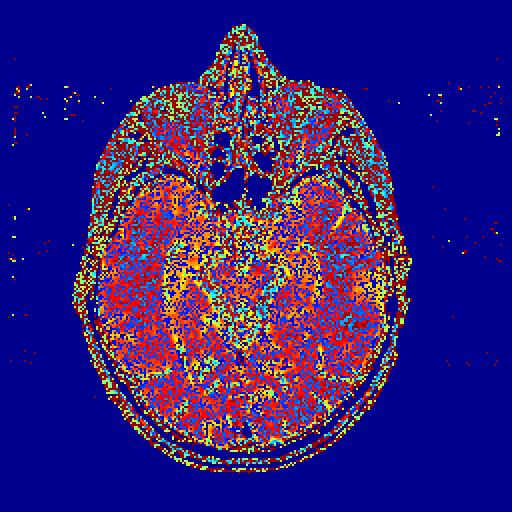
#> input picture Dataset/12.png, 512 x 512 px, given in place of 12.gif, which was not available
$ jupyter execute --allow-errors 'Fourier Transform.ipynb'   (older library calls are emulated)   (text cells are left out)
#> lines starting #> are read from the running program, lines starting #| are printed output that depends on the picture; after the words box and inside, x2 and y2 are one past the last pixel; in counts of white or black regions, pixels touching at a corner belong together; pictures that were not available may be replaced by others from this repository, and a replacement may not be noted
[cell 1]
import math, numpy
import scipy.fftpack as fftim

[cell 2]
import scipy.misc
from  PIL import Image
import matplotlib.pyplot as plt

[cell 3]
# Open and check the image

a = Image.open('../ThesisWork/Images/12.gif')
#> a is the input picture: PIL image 512x512 RGB; mean R, G, B 51.8, 29.5, 122.9
a.show()

[cell 4]
# a is converted into an ndarray
b = numpy.asarray(a)

# performing FFT

c = abs(fftim.fft2(b))
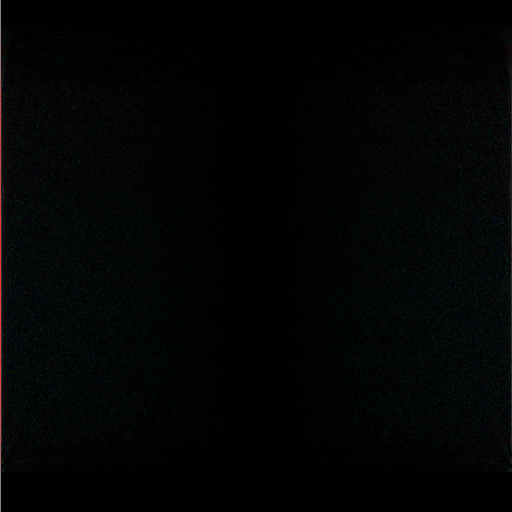
#> c: shape (512, 512, 3) float64; mean R, G, B 1602.5, 2270.2, 2270.2; drawn with min black and max white

# shifting the Fourier frequence image

d= fftim.fftshift(c)


# Convertinng the d to floating type and saving it

d.astype('float').tofile('../Image Processing/fft1_ouput.raw')

[cell 5]
# conda install rawpy
# !pip install rawpy

[cell 6]
import rawpy
import imageio

#> (a cell that did not finish here is left out)

[cell 8]
# Find bad pixels using multiple RAW files and repair them:


import rawpy.enhance


#> (the rest of this cell did not finish here and is left out)

[cell 9]
import scipy.misc
import numpy as np
import math
from  PIL import Image
import matplotlib.pyplot as plt

import scipy.fftpack as fftim

[cell 10]
# Opening the image and converting it to grayscale
a=Image.open('../ThesisWork/Images/12.gif')
a.size
#> Out = (512, 512)
# a.show()

[cell 11]
# a is converted into an ndarray
b = np.asarray(a)
print(b)
#> (printed output is left out)

[cell 12]
# Performing FFT
c=fftim.fft2(b)
# Shfting the Fourier frequency image
d=fftim.fftshift(c)

[cell 13]
# Initializing variables for convolution function
M= d.shape[0]
#> M = 512
N= d.shape[1]
#> N = 512
# H is defined and values in H are initialized to 1
H = np.ones((M,N))

center1=M/2
#> center1 = 256
center2=N/2
#> center2 = 256

d_0=30.0 # Cut-off radius

[cell 14]
# defining the convolution function for ILPF

for i in range(1,M):
    for j in range(1,N):
        r1=(i-center1)**2 + (j-center2)**2

        # euclidean distance from origin is computed
        r= math.sqrt(r1)

        # Using cut-off radius to eli,inate high frequency
        if r>d_0:
            H[i,j]=0.0
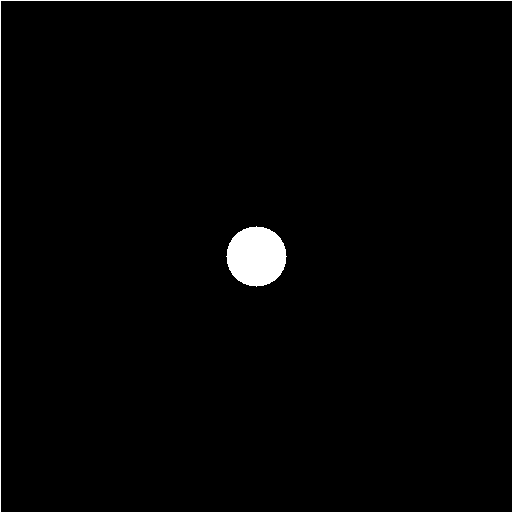
#> H: shape (512, 512) float64; values 0 (black) and 1 (white), 1.5% white; 2 white regions, box (x1, y1, x2, y2) and area: (226, 226, 287, 287) 2821, (0, 0, 512, 512) 1023

# Converting H to an Image
H=Image.fromarray(H)

# Performing the convolution
#> (the rest of this cell did not finish here and is left out)

#> (a cell that did not finish here is left out)

[cell 16]
import scipy.misc
import numpy as np
import math
from  PIL import Image
import matplotlib.pyplot as plt

import scipy.fftpack as fftim


# Opening the image and converting it to grayscale
a=Image.open('../ThesisWork/Images/12.gif')
a.size
# a.show()


# a is converted into an ndarray
b = np.asarray(a)
print(b)
#> (printed output is left out)

# Performing FFT
c=fftim.fft2(b)
# Shfting the Fourier frequency image
d=fftim.fftshift(c)


# Initializing variables for convolution function
M= d.shape[0]
N= d.shape[1]
# H is defined and values in H are initialized to 1
H = np.ones((M,N))

center1=M/2
center2=N/2

d_0=30.0 # Cut-off radius

t1=1 # the order of BLPF
t2= 2*t1


# defining the convolution function for ILPF

for i in range(1,M):
    for j in range(1,N):
        r1=(i-center1)**2 + (j-center2)**2

        # euclidean distance from origin is computed
        r= math.sqrt(r1)

        # Using cut-off radius to eli,inate high frequency
        if r>d_0:
            H[i,j]=1/(1+(r/d_0)**t1)
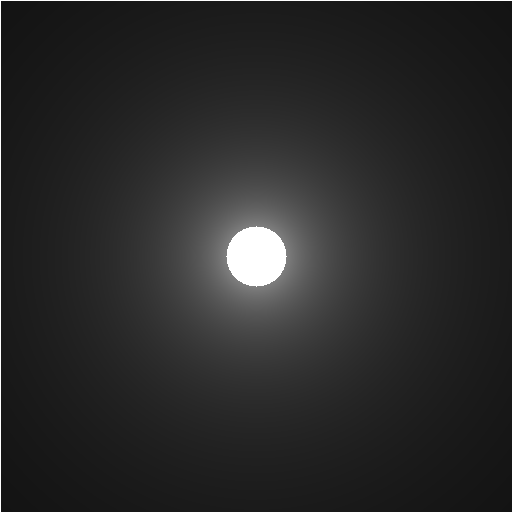
#> H: shape (512, 512) float64; min 0.0768, max 1, mean 0.163


# Converting H to an Image
H=Image.fromarray(H)
#> H: PIL image 512x512 F

# Performing the convolution
#> (the rest of this cell did not finish here and is left out)

#> (a cell that did not finish here is left out)

[cell 18]
import scipy.misc
import numpy as np
import math
from  PIL import Image
import matplotlib.pyplot as plt

import scipy.fftpack as fftim


# Opening the image and converting it to grayscale
a=Image.open('../ThesisWork/Images/12.gif')
a.size
# a.show()


# a is converted into an ndarray
b = np.asarray(a)
print(b)
#> (printed output is left out)

# Performing FFT
c=fftim.fft2(b)
# Shfting the Fourier frequency image
d=fftim.fftshift(c)


# Initializing variables for convolution function
M= d.shape[0]
N= d.shape[1]
# H is defined and values in H are initialized to 1
H = np.ones((M,N))

center1=M/2
center2=N/2

d_0=30.0 # Cut-off radius

t1=1 # the order of BLPF
t2= 2*t1


# defining the convolution function for ILPF

for i in range(1,M):
    for j in range(1,N):
        r1=(i-center1)**2 + (j-center2)**2

        # euclidean distance from origin is computed
        r= math.sqrt(r1)

        # Using cut-off radius to eli,inate high frequency
        if r>d_0:
            H[i,j]=math.exp(-r**2/t1**2)


# Converting H to an Image
H=Image.fromarray(H)

# Performing the convolution
#> (the rest of this cell did not finish here and is left out)

#> (a cell that did not finish here is left out)

[cell 20]
import scipy.misc
import numpy as np
import math
from  PIL import Image
import matplotlib.pyplot as plt

import scipy.fftpack as fftim


# Opening the image and converting it to grayscale
a=Image.open('../ThesisWork/Images/12.gif')
a.size
# a.show()


# a is converted into an ndarray
b = np.asarray(a)
print(b)
#> (printed output is left out)

# Performing FFT
c=fftim.fft2(b)
# Shfting the Fourier frequency image
d=fftim.fftshift(c)


# Initializing variables for convolution function
M= d.shape[0]
N= d.shape[1]
# H is defined and values in H are initialized to 1
H = np.ones((M,N))

center1=M/2
center2=N/2

d_0=30.0 # Cut-off radius


# defining the convolution function for ILPF

for i in range(1,M):
    for j in range(1,N):
        r1=(i-center1)**2 + (j-center2)**2

        # euclidean distance from origin is computed
        r= math.sqrt(r1)

        # Using cut-off radius to eli,inate high frequency
        if 0<r<d_0 :
            H[i,j]=0.0
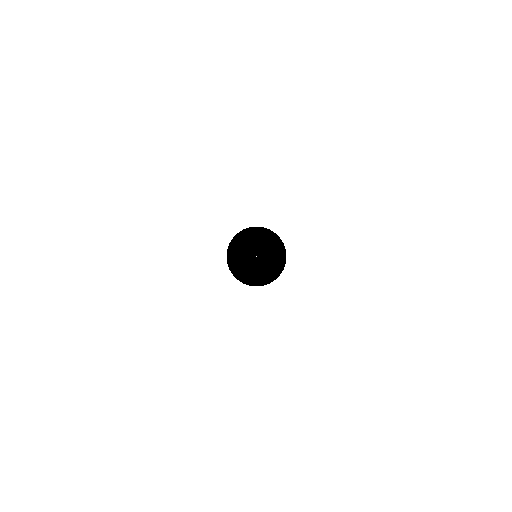
#> H: shape (512, 512) float64; values 0 (black) and 1 (white), 98.9% white; 1 black region, box (x1, y1, x2, y2) and area: (227, 227, 286, 286) 2808


# Converting H to an Image
H=Image.fromarray(H)

# Performing the convolution
#> (the rest of this cell did not finish here and is left out)

#> (a cell that did not finish here is left out)

[cell 22]
import scipy.misc
import numpy as np
import math
from  PIL import Image
import matplotlib.pyplot as plt

import scipy.fftpack as fftim


# Opening the image and converting it to grayscale
a=Image.open('../ThesisWork/Images/12.gif')
a.size
# a.show()


# a is converted into an ndarray
b = np.asarray(a)
print(b)
#> (printed output is left out)

# Performing FFT
c=fftim.fft2(b)
# Shfting the Fourier frequency image
d=fftim.fftshift(c)


# Initializing variables for convolution function
M= d.shape[0]
N= d.shape[1]
# H is defined and values in H are initialized to 1
H = np.ones((M,N))

center1=M/2
center2=N/2

d_0=30.0 # Cut-off radius
t1=1 # the order of BHPF
t2=2*t1


# defining the convolution function for ILPF

for i in range(1,M):
    for j in range(1,N):
        r1=(i-center1)**2 + (j-center2)**2

        # euclidean distance from origin is computed
        r= math.sqrt(r1)

        # Using cut-off radius to eli,inate high frequency
        if 0<r<d_0 :
            H[i,j]=1/(1+(r/d_0)**t2)
#> H: shape (512, 512) float64


# Converting H to an Image
H=Image.fromarray(H)
#> H: PIL image 512x512 F

# Performing the convolution
#> (the rest of this cell did not finish here and is left out)

#> (a cell that did not finish here is left out)

[cell 24]
import scipy.misc
import numpy as np
import math
from  PIL import Image
import matplotlib.pyplot as plt

import scipy.fftpack as fftim


# Opening the image and converting it to grayscale
a=Image.open('../ThesisWork/Images/12.gif')
a.size
# a.show()


# a is converted into an ndarray
b = np.asarray(a)
print(b)
#> (printed output is left out)

# Performing FFT
c=fftim.fft2(b)
# Shfting the Fourier frequency image
d=fftim.fftshift(c)


# Initializing variables for convolution function
M= d.shape[0]
N= d.shape[1]
# H is defined and values in H are initialized to 1
H = np.ones((M,N))

center1=M/2
center2=N/2

d_0=30.0 # Cut-off radius

t1=1 # the order of BLPF
t2= 2*t1


# defining the convolution function for ILPF

for i in range(1,M):
    for j in range(1,N):
        r1=(i-center1)**2 + (j-center2)**2

        # euclidean distance from origin is computed
        r= math.sqrt(r1)

        # Using cut-off radius to eli,inate high frequency
        if 0<r<d_0:
            H[i,j]=math.exp(-r**2/t1**2)
#> H: shape (512, 512) float64


# Converting H to an Image
H=Image.fromarray(H)
#> H: PIL image 512x512 F

# Performing the convolution
#> (the rest of this cell did not finish here and is left out)

$ run again, with Dataset/101.png copied over Dataset/12.png
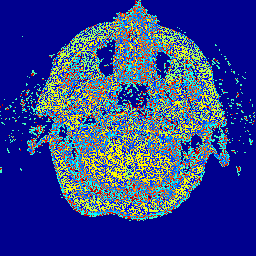
#> input picture Dataset/101.png, 256 x 256 px, given in place of 12.gif, which was not available
#> a is the input picture: PIL image 256x256 RGB; mean R, G, B 48.3, 62.9, 140.8
#> (printed output is left out)
#> after the loop `for i in range(1,M):`:
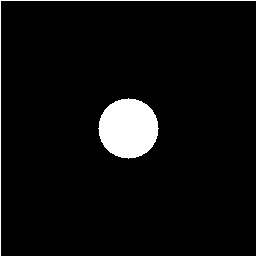
#> H: shape (256, 256) float64; values 0 (black) and 1 (white), 5.1% white; 2 white regions, box (x1, y1, x2, y2) and area: (98, 98, 159, 159) 2821, (0, 0, 256, 256) 511
#> (printed output is left out)
#> (printed output is left out)
#> (printed output is left out)
#> (printed output is left out)
#> after the loop `for i in range(1,M):`:
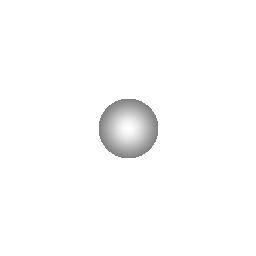
#> H: shape (256, 256) float64; min 0.501, max 1, mean 0.987
#> (printed output is left out)
